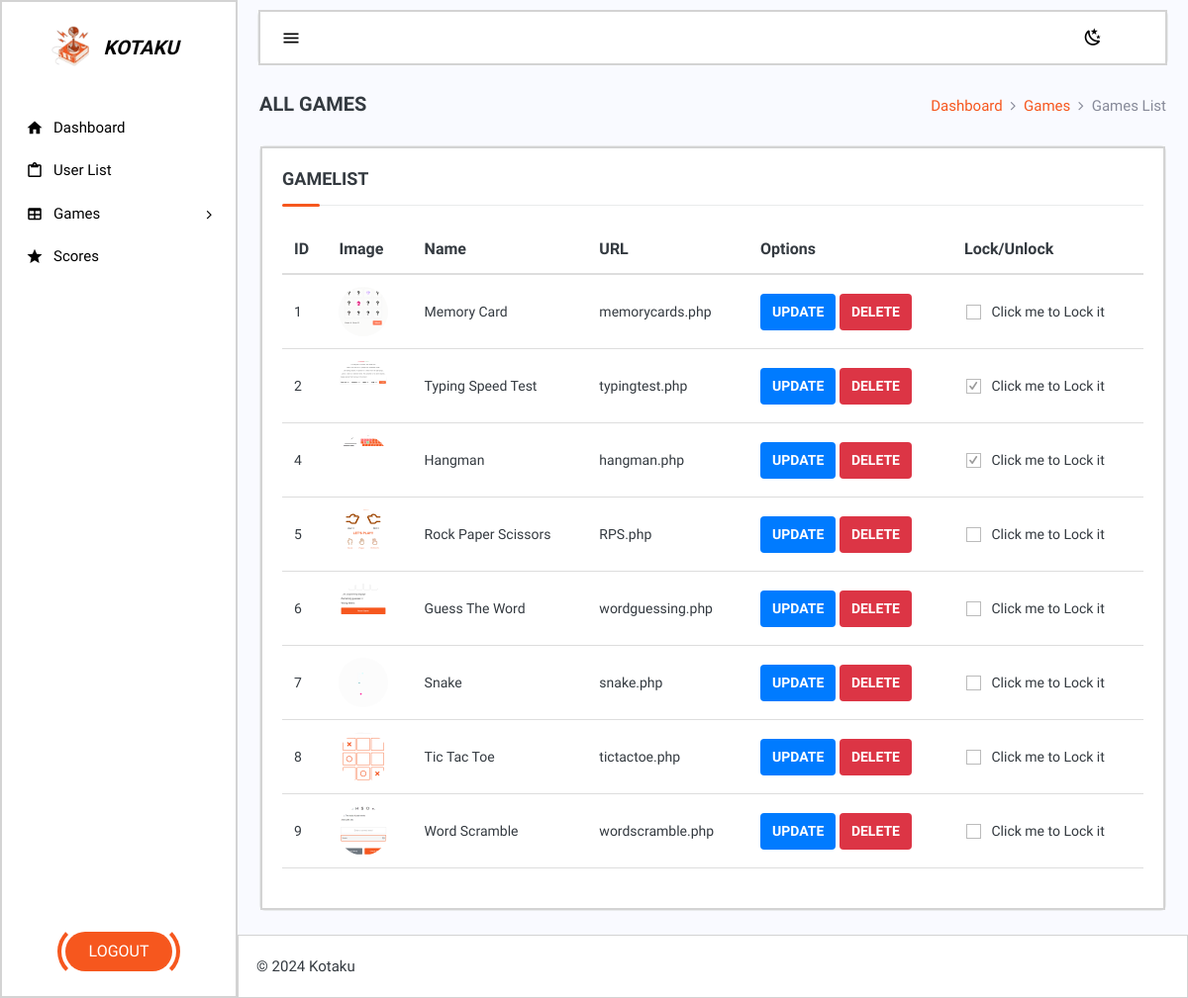
Page /Dash/gamelist.php on the committed database.
### tables this page shows
CREATE TABLE `games` (
  `gameid` int(11) NOT NULL,
  `gamename` varchar(255) NOT NULL,
  `gameimage` varchar(255) DEFAULT NULL,
  `gameurl` varchar(255) DEFAULT NULL,
  `gameperms` varchar(55) DEFAULT NULL,
  `gameprice` int(11) DEFAULT NULL
);

### Dash/gamelist.php (the view, shortened to what this page needs)
<?php
require 'header.php';
require 'database.php';
$query = "SELECT * FROM games";
$result = mysqli_query($con, $query);
?>
<div class="page-container">
    <div class="page-content">
        <div class="page-inner">
            <div class="container-fluid">
                <div class="row">
                    <div class="col-12">
                        <div class="page-title mb-15">
                            <div class="d-flex justify-content-md-between justify-content-center py-2">
                                <div class="d-none d-md-block">
                                    <h3 class="breadcrumb-header">ALL GAMES</h3>
                                </div>
                                <div class="pull-right">
                                    <div class="btn-group mx-auto">
                                        <ol class="breadcrumb hide-phone m-0" id="breadcrumb-placeholder"
                                            data-breadcrumb="Dashboard / Games / Games List">
                                        </ol>
                                    </div>
                                </div>
                            </div>
                        </div>
                    </div>
                </div>
            </div>
            <div class="container-fluid" id="main-wrapper">
                <div class="row">
                    <div class="col-lg-12">
                        <div class="card border mb-0">
                            <div class="card-body" style="border:2px solid lightgrey;">
                                <h4 class="mt-0 header-title border-bottom">GAMELIST</h4>
                                <div>
                                    <table class="custom-table">
                                        <thead>
                                            <tr>
                                                <th>ID</th>
                                                <th>Image</th>
                                                <th>Name</th>
                                                <th>URL</th>
                                                <th>Options</th>
                                                <th>Lock/Unlock</th>
                                            </tr>
                                        </thead>
                                        <tbody>
                                            <?php
                                            if (mysqli_num_rows($result) > 0) {
                                                while ($row = mysqli_fetch_assoc($result)) {
                                                    ?>
                                                    <tr>
                                                        <td>
                                                            <?= htmlspecialchars($row['gameid']) ?>
                                                        </td>
                                                        <td><img src="../<?= htmlspecialchars($row['gameimage']) ?>"
                                                                alt="User Image" class="img-avatar"></td>
                                                        <td>
                                                            <?= htmlspecialchars($row['gamename']) ?>
                                                        </td>
                                                        <td>
                                                            <?= htmlspecialchars($row['gameurl']) ?>
                                                        </td>
                                                        <td><a href="updategame.php?updateid=<?= urlencode($row['gameid']) ?>"><button
                                                                    class="btn-uppdate">Update</button></a>
                                                            <a href="deletegame.php?deleteid=<?= urlencode($row['gameid']) ?>"><button
                                                                    class="btn-deelete">Delete</button></a>
                                                        </td>
                                                        <td>
                                                            <div class="form-check">
                                                                <label class="form-check-label"
                                                                    for="lock-<?= htmlspecialchars($row['gameid']) ?>"> Click me
                                                                    to Lock it</label>
                                                            </div>
                                                        </td>
                                                    </tr>
                                                    <?php
                                                }
                                            }
                                            ?>
                                        </tbody>
                                    </table>
                                </div>
                            </div>
                        </div>
                    </div>
                </div>
            </div>
        </div>
        <?php require 'footer.php'; ?>

### Dash/gamelist.php (style rules this page uses)
.custom-table { width: 100%; border-collapse: collapse; margin: 20px 0; font-size: 14px; }
.custom-table thead th { padding: 12px; font-size: 16px; text-align: left; border-bottom: 2px solid #ddd; }
.custom-table tbody td { padding: 12px; border-bottom: 1px solid #ddd; }
.img-avatar { width: 50px; height: 50px; object-fit: cover; border-radius: 50%; }
.btn-uppdate { background-color: #007bff; padding: 8px 12px; font-size: 14px; border: none; border-radius: 4px; cursor: pointer; color: #fff; text-align: center; text-transform: uppercase; font-weight: bold; transition: background-color 0.3s ease; }
.btn-deelete { background-color: #dc3545; padding: 8px 12px; font-size: 14px; border: none; border-radius: 4px; cursor: pointer; color: #fff; text-align: center; text-transform: uppercase; font-weight: bold; transition: background-color 0.3s ease; }

### rows in the picture
games: gameid "1", gameimage (picture), gamename "Memory Card", gameurl "memorycards.php"
games: gameid "2", gameimage (picture), gamename "Typing Speed Test", gameurl "typingtest.php"
games: gameid "4", gameimage (picture), gamename "Hangman", gameurl "hangman.php"
games: gameid "5", gameimage (picture), gamename "Rock Paper Scissors", gameurl "RPS.php"
games: gameid "6", gameimage (picture), gamename "Guess The Word", gameurl "wordguessing.php"
games: gameid "7", gameimage (picture), gamename "Snake", gameurl "snake.php"
games: gameid "8", gameimage (picture), gamename "Tic Tac Toe", gameurl "tictactoe.php"
games: gameid "9", gameimage (picture), gamename "Word Scramble", gameurl "wordscramble.php"
